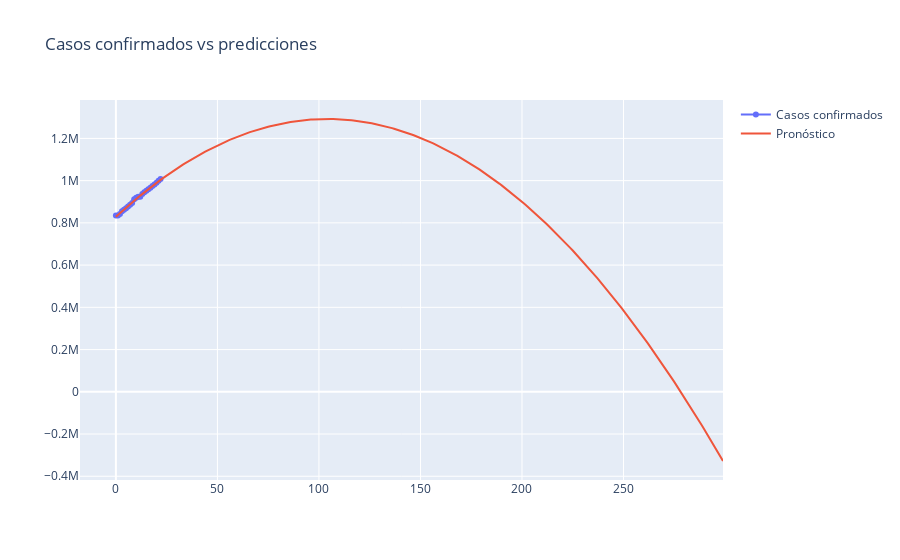

The notebook cell this image was saved under:
### Code cell
train_df = cases2_df[: cases2_df.shape[0]]
Model = model(train_df['x'], train_df['y'])
predictions = predicted(Model, np.arange(0, days))

fig = go.Figure()
fig.add_trace(go.Scatter(x = cases2_df['x'], y = cases2_df['y'], mode = 'lines+markers', name = 'Casos confirmados'))
fig.add_trace(go.Scatter(x = predictions['x'], y = predictions['y'], mode = 'lines', name = 'Pronóstico'))

fig.update_layout(title_text = "Casos confirmados vs predicciones")
fig.show()

### Figure 1 — Plotly figure (JSON) as saved in the notebook; plotly's stock layout.template omitted (floating-point values rounded to 4 significant figures; data arrays with more than 128 entries replaced by an {"elided": "..."} marker saying what was removed)
{"data": [{"mode": "lines+markers", "name": "Casos confirmados", "type": "scatter", "x": [0, 1, 2, 3, 4, 5, 6, 7, 8, 9, 10, 11, 12, 13, 14, 15, 16, 17, 18, 19, 20, 21, 22], "y": [835339, 835339, 841532, 855052, 862158, 869808, 877684, 886179, 894300, 911316, 919084, 924098, 924098, 936982, 945354, 952371, 959572, 965883, 974139, 981700, 990373, 998942, 1007711]}, {"mode": "lines", "name": "Pronóstico", "type": "scatter", "x": {"elided": "300 int values"}, "y": {"elided": "300 float values"}}], "layout": {"title": {"text": "Casos confirmados vs predicciones"}}}
